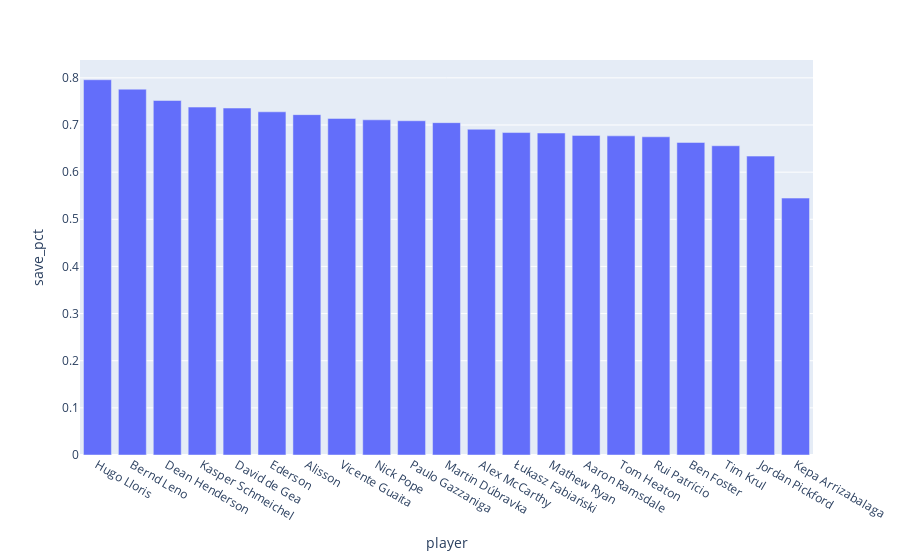

Notebook source saved alongside this figure:
### Code cell
plot(keeper,'player','save_pct','bar')

### Figure 1 — Plotly figure (JSON) as saved in the notebook; plotly's stock layout.template omitted (floating-point values rounded to 4 significant figures)
{"data": [{"alignmentgroup": "True", "hovertemplate": "player=%{x}<br>save_pct=%{y}<extra></extra>", "legendgroup": "", "marker": {"color": "#636efa"}, "name": "", "offsetgroup": "", "orientation": "v", "showlegend": false, "textposition": "auto", "type": "bar", "x": ["Alisson", "Kepa Arrizabalaga", "Martin Dúbravka", "Ederson", "Łukasz Fabiański", "Ben Foster", "Paulo Gazzaniga", "David de Gea", "Vicente Guaita", "Tom Heaton", "Dean Henderson", "Tim Krul", "Bernd Leno", "Hugo Lloris", "Alex McCarthy", "Rui Patrício", "Jordan Pickford", "Nick Pope", "Aaron Ramsdale", "Mathew Ryan", "Kasper Schmeichel"], "xaxis": "x", "y": [0.722, 0.545, 0.705, 0.728, 0.684, 0.663, 0.709, 0.736, 0.714, 0.677, 0.752, 0.656, 0.776, 0.796, 0.691, 0.675, 0.634, 0.711, 0.678, 0.683, 0.738], "yaxis": "y"}], "layout": {"barmode": "relative", "legend": {"tracegroupgap": 0}, "margin": {"t": 60}, "xaxis": {"anchor": "y", "categoryorder": "total descending", "domain": [0, 1], "title": {"text": "player"}}, "yaxis": {"anchor": "x", "domain": [0, 1], "title": {"text": "save_pct"}}}}
